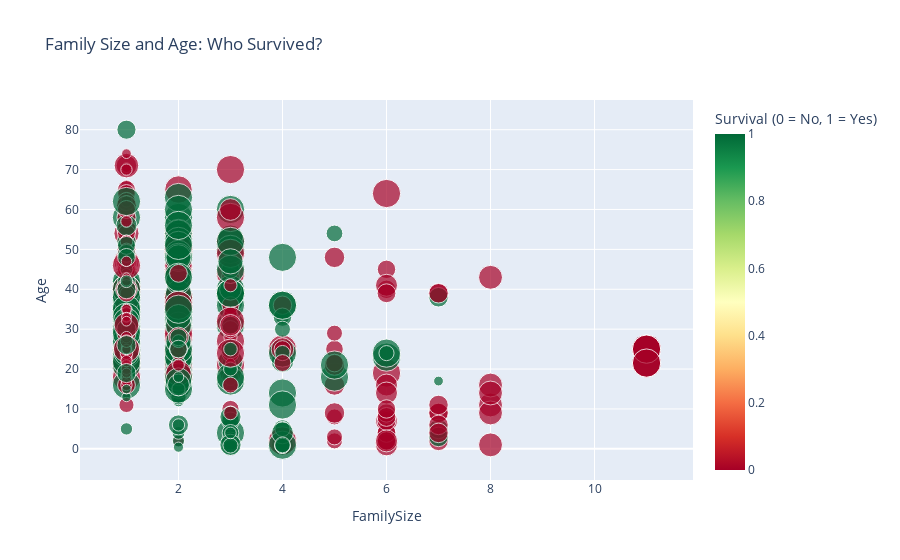

The notebook cell this image was saved under:
### Code cell
# Cell 9: Visualize the New Features
# FamilySize vs. Survival (Interactive Scatter with Plotly)
fig3 = px.scatter(df, x='FamilySize', y='Age', color='Survived', 
                  title='Family Size and Age: Who Survived?',
                  color_continuous_scale='RdYlGn', size='Fare',
                  labels={'Survived': 'Survival (0 = No, 1 = Yes)'})
fig3.show()

# Title Distribution (Seaborn Countplot)
plt.figure(figsize=(12, 6))
sns.countplot(x='Title', data=original_df, palette='plasma')
plt.title('Passenger Titles - Common or Elite?', fontsize=16, pad=20)
plt.xlabel('Title', fontsize=12)
plt.ylabel('Count', fontsize=12)
plt.xticks(rotation=45)
plt.show()

### Figure 1 — Plotly figure (JSON) as saved in the notebook; plotly's stock layout.template omitted (floating-point values rounded to 4 significant figures; data arrays with more than 128 entries replaced by an {"elided": "..."} marker saying what was removed)
{"data": [{"hovertemplate": "FamilySize=%{x}<br>Age=%{y}<br>Fare=%{marker.size}<br>Survival (0 = No, 1 = Yes)=%{marker.color}<extra></extra>", "legendgroup": "", "marker": {"color": {"elided": "891 int values"}, "coloraxis": "coloraxis", "size": {"elided": "891 float values"}, "sizemode": "area", "sizeref": 0.1641, "symbol": "circle"}, "mode": "markers", "name": "", "orientation": "v", "showlegend": false, "type": "scatter", "x": {"elided": "891 int values"}, "xaxis": "x", "y": {"elided": "891 float values"}, "yaxis": "y"}], "layout": {"coloraxis": {"colorbar": {"title": {"text": "Survival (0 = No, 1 = Yes)"}}, "colorscale": [[0, "rgb(165,0,38)"], [0.1, "rgb(215,48,39)"], [0.2, "rgb(244,109,67)"], [0.3, "rgb(253,174,97)"], [0.4, "rgb(254,224,139)"], [0.5, "rgb(255,255,191)"], [0.6, "rgb(217,239,139)"], [0.7, "rgb(166,217,106)"], [0.8, "rgb(102,189,99)"], [0.9, "rgb(26,152,80)"], [1, "rgb(0,104,55)"]]}, "legend": {"itemsizing": "constant", "tracegroupgap": 0}, "title": {"text": "Family Size and Age: Who Survived?"}, "xaxis": {"anchor": "y", "domain": [0, 1], "title": {"text": "FamilySize"}}, "yaxis": {"anchor": "x", "domain": [0, 1], "title": {"text": "Age"}}}}
